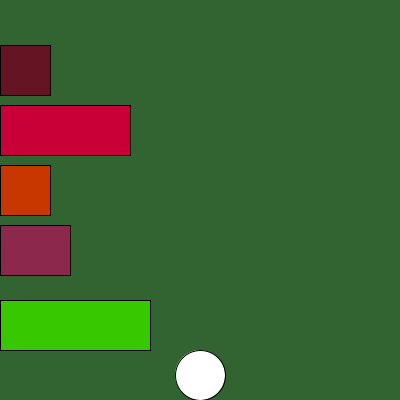
Frame 1 (no input)
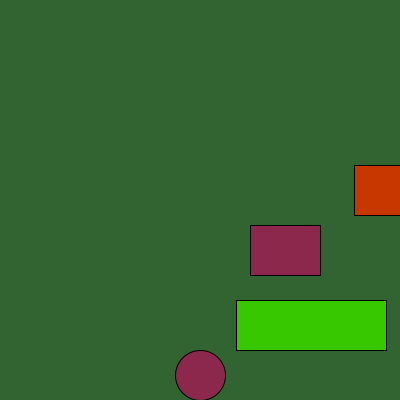
Frame 60 (the mouse pressed at the canvas centre just before this capture)
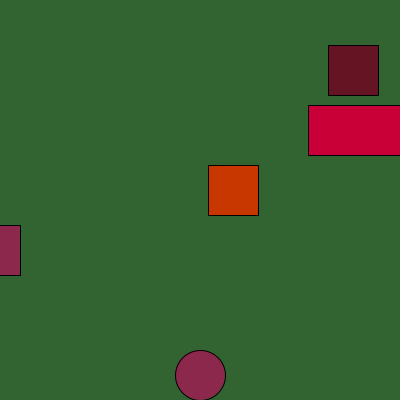
Frame 120 (the mouse held since frame 60 and released just before this capture)

The Processing sketch that drew these frames (run headless with seeded random() and noise(); from frame 60 on, the mouse is pressed at the canvas centre):

// Processing sketch: sketch_170316c
// ── sketch_170316c.pde
Car large = new Car(0, 300, 150, 200, 55, 0, 4);
Car small = new Car(0 , 165, 50, 140, 40, 75, 6);
Car smallright = new Car(0 , 225, 70, 100, 20, 35, -5);
Car largeright = new Car(0 , 105, 130, 55, 200, 0, -3);
Car top = new Car(0 , 45, 50, 140, 40, 75, 7);


void setup(){
size(400,400);

}

int frogx = 200;
int frogy = 375;
int distance;

void draw(){
background(50,100,50); 
ellipse(frogx, frogy, 50, 50);
fill(200, 0, 55);
largeright.draw();
largeright.fast();
large.draw();
large.fast();
small.draw();
small.fast();
smallright.draw();
smallright.fast();
top.draw();
top.fast();

  if (intersects(large) || intersects(small) || intersects(smallright) || intersects(largeright) || intersects(top)){
    frogx = 200;
    frogy = 375;  
  }
  if (frogx <= 0){
    text( "A winner is you", 200, 200);
    textSize(14);
  }
}

void keyPressed()
{
  int j = 30;
  
  if(key == CODED){
      if(keyCode == UP)
      {
        frogy -= j;
      }
      else if(keyCode == DOWN)
      {
        frogy += j;
      }
      else if(keyCode == RIGHT)
      {
        frogx += j;
      }
      else if(keyCode == LEFT)
      {
        frogx -= j;
      }
   }
} 

void keeper(){
  if(frogy >= 0) {
     frogy = 0;

  }
  
}

 boolean intersects(Car car) {
if ((frogy > car.getY() && frogy < car.getY()+50) && (frogx > car.getX() && frogx < car.getX()+car.getSize()))
          return true;
    else 
        return false;
}

// ── Car.pde
class Car {
  int x;
  int y;
  int w;
  int h;
  int r;
  int g;
  int b;
  int fast;
 Car(int x1, int y1, int w1, int r1, int g1, int b1, int speed){
    x = x1;
    y = y1;
    w = w1;
    r = r1;
    g = g1;
    b = b1;
    fast = speed;
 }
 void draw(){
  rect(x,y,w, 50);
  fill(r,g,b);
 }
 void fast(){
   x += fast;
   if (x >= 405 + w){
     x = -w;
   }
   else if (x <= -5 - w){
     x = 400 + w;
   
   }
   
 }
 int getX(){
     return x;
   }
   
 int getY(){
     return y;
   }
   
 int getSize(){
   return w;
 }
}
